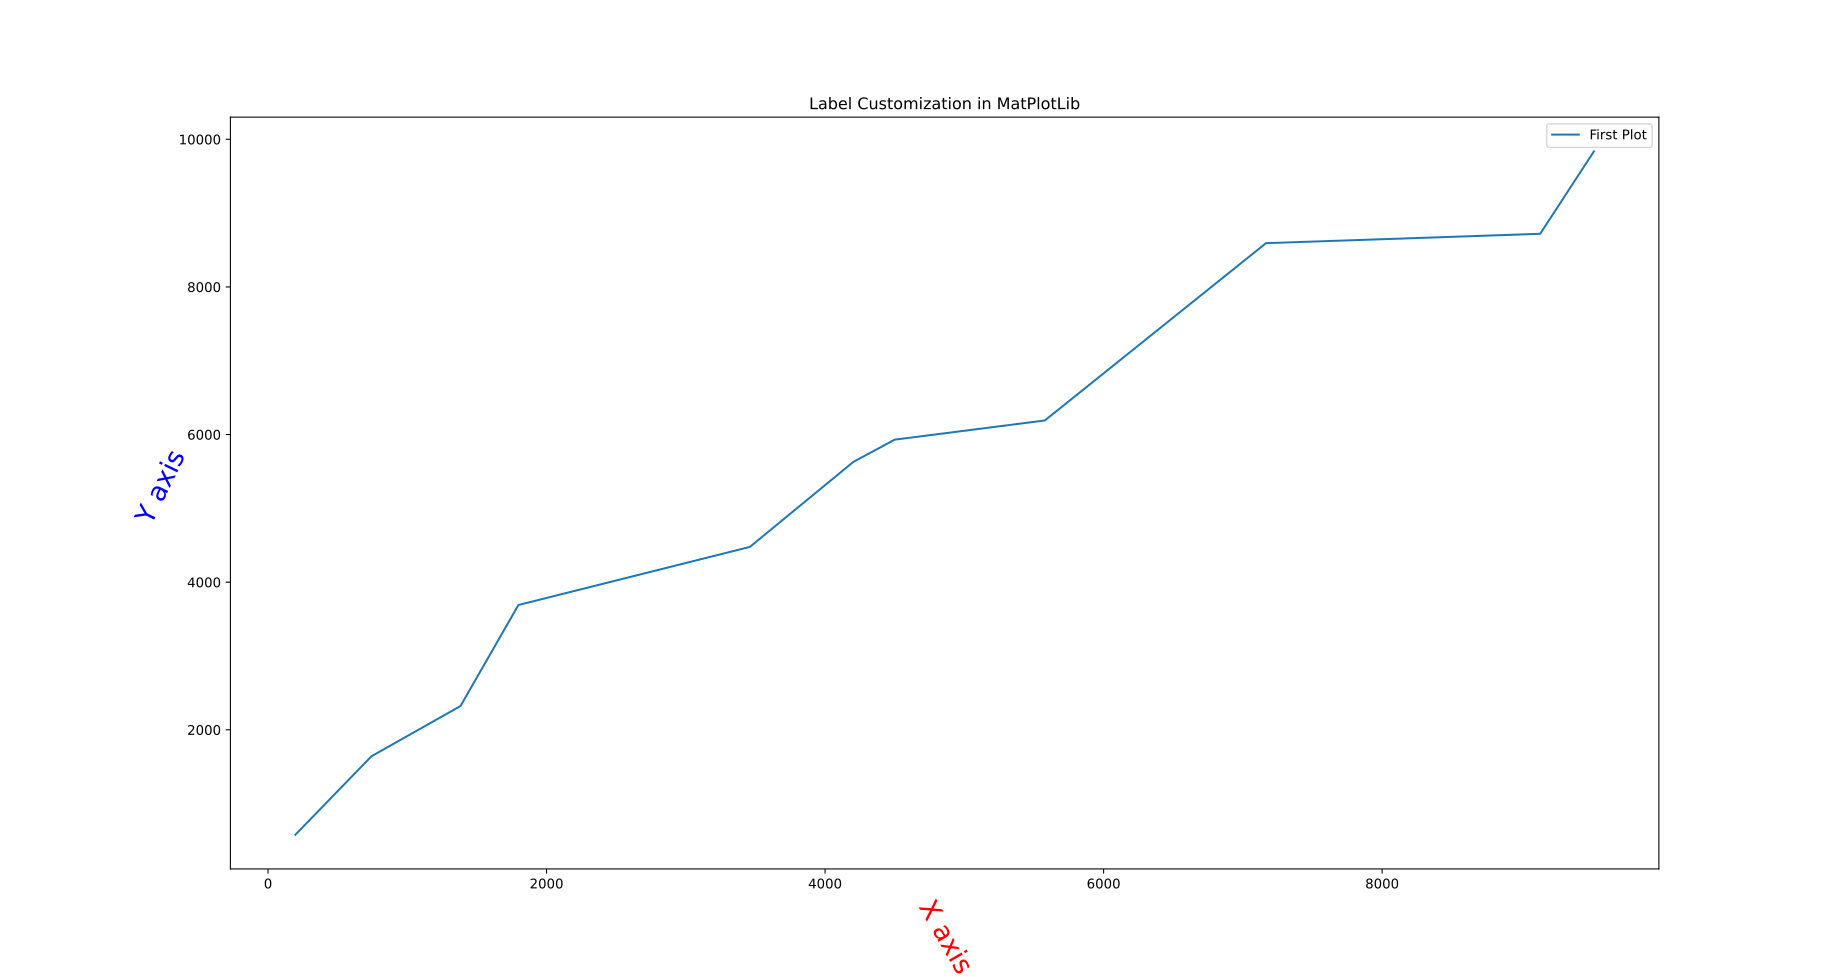

Reproduce this figure in Python.
# Date 17-06-2021

import matplotlib.pyplot as plt

x = [743, 5578, 9135,  196, 9521,  4500, 1382, 1798,  4204, 3460, 7166]
y = [4478, 1642, 5931, 9837, 5631, 2322, 3691, 8593, 8720, 6191,  578]


x.sort()
y.sort()


plt.plot(x, y, label='First Plot')
plt.xlabel('X axis', color='r', size=20, rotation=300)
plt.ylabel('Y axis', color='b', size=20, rotation=64)
plt.title('Label Customization in MatPlotLib')
plt.legend()
plt.show()
